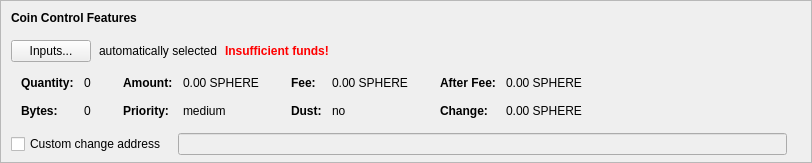
    <widget class="QFrame" name="frameCoinControl">
     <property name="sizePolicy">
      <sizepolicy hsizetype="Expanding" vsizetype="Expanding">
       <horstretch>0</horstretch>
       <verstretch>0</verstretch>
      </sizepolicy>
     </property>
     <property name="maximumSize">
      <size>
       <width>16777215</width>
       <height>16777215</height>
      </size>
     </property>
     <property name="frameShape">
      <enum>QFrame::StyledPanel</enum>
     </property>
     <property name="frameShadow">
      <enum>QFrame::Sunken</enum>
     </property>
     <layout class="QVBoxLayout" name="verticalLayoutCoinControl2">
      <property name="spacing">
       <number>0</number>
      </property>
      <property name="leftMargin">
       <number>0</number>
      </property>
      <property name="topMargin">
       <number>0</number>
      </property>
      <property name="rightMargin">
       <number>0</number>
      </property>
      <property name="bottomMargin">
       <number>6</number>
      </property>
      <item>
       <layout class="QVBoxLayout" name="verticalLayoutCoinControl" stretch="0,0,0,0,1">
        <property name="spacing">
         <number>0</number>
        </property>
        <property name="leftMargin">
         <number>10</number>
        </property>
        <property name="topMargin">
         <number>10</number>
        </property>
        <item>
         <layout class="QHBoxLayout" name="horizontalLayoutCoinControl1">
          <property name="bottomMargin">
           <number>15</number>
          </property>
          <item>
           <widget class="QLabel" name="labelCoinControlFeatures">
            <property name="sizePolicy">
             <sizepolicy hsizetype="Preferred" vsizetype="Maximum">
              <horstretch>0</horstretch>
              <verstretch>0</verstretch>
             </sizepolicy>
            </property>
            <property name="font">
             <font>
              <weight>75</weight>
              <bold>true</bold>
             </font>
            </property>
            <property name="styleSheet">
             <string notr="true">font-weight:bold;</string>
            </property>
            <property name="text">
             <string>Coin Control Features</string>
            </property>
           </widget>
          </item>
         </layout>
        </item>
        <item>
         <layout class="QHBoxLayout" name="horizontalLayoutCoinControl2" stretch="0,0,0,0">
          <property name="spacing">
           <number>8</number>
          </property>
          <property name="bottomMargin">
           <number>10</number>
          </property>
          <item>
           <widget class="QPushButton" name="pushButtonCoinControl">
            <property name="styleSheet">
             <string notr="true"/>
            </property>
            <property name="text">
             <string>Inputs...</string>
            </property>
            <property name="autoDefault">
             <bool>false</bool>
            </property>
           </widget>
          </item>
          <item>
           <widget class="QLabel" name="labelCoinControlAutomaticallySelected">
            <property name="text">
             <string>automatically selected</string>
            </property>
            <property name="margin">
             <number>5</number>
            </property>
           </widget>
          </item>
          <item>
           <widget class="QLabel" name="labelCoinControlInsuffFunds">
            <property name="font">
             <font>
              <weight>75</weight>
              <bold>true</bold>
             </font>
            </property>
            <property name="styleSheet">
             <string notr="true">color:red;font-weight:bold;</string>
            </property>
            <property name="text">
             <string>Insufficient funds!</string>
            </property>
            <property name="margin">
             <number>5</number>
            </property>
           </widget>
          </item>
          <item>
           <spacer name="horizontalSpacerCoinControl">
            <property name="orientation">
             <enum>Qt::Horizontal</enum>
            </property>
            <property name="sizeHint" stdset="0">
             <size>
              <width>40</width>
              <height>1</height>
             </size>
            </property>
           </spacer>
          </item>
         </layout>
        </item>
        <item>
         <widget class="QWidget" name="widgetCoinControl" native="true">
          <property name="sizePolicy">
           <sizepolicy hsizetype="Preferred" vsizetype="Preferred">
            <horstretch>0</horstretch>
            <verstretch>0</verstretch>
           </sizepolicy>
          </property>
          <property name="minimumSize">
           <size>
            <width>0</width>
            <height>0</height>
           </size>
          </property>
          <property name="styleSheet">
           <string notr="true"/>
          </property>
          <layout class="QHBoxLayout" name="horizontalLayoutCoinControl5">
           <property name="leftMargin">
            <number>0</number>
           </property>
           <property name="topMargin">
            <number>0</number>
           </property>
           <property name="rightMargin">
            <number>0</number>
           </property>
           <property name="bottomMargin">
            <number>0</number>
           </property>
           <item>
            <layout class="QHBoxLayout" name="horizontalLayoutCoinControl3" stretch="0,0,0,1">
             <property name="spacing">
              <number>20</number>
             </property>
             <property name="topMargin">
              <number>0</number>
             </property>
             <property name="bottomMargin">
              <number>10</number>
             </property>
             <item>
              <layout class="QFormLayout" name="formLayoutCoinControl1">
               <property name="horizontalSpacing">
                <number>10</number>
               </property>
               <property name="verticalSpacing">
                <number>14</number>
               </property>
               <property name="leftMargin">
                <number>10</number>
               </property>
               <property name="topMargin">
                <number>4</number>
               </property>
               <property name="rightMargin">
                <number>6</number>
               </property>
               <item row="0" column="0">
                <widget class="QLabel" name="labelCoinControlQuantityText">
                 <property name="font">
                  <font>
                   <weight>75</weight>
                   <bold>true</bold>
                  </font>
                 </property>
                 <property name="text">
                  <string>Quantity:</string>
                 </property>
                 <property name="margin">
                  <number>0</number>
                 </property>
                </widget>
               </item>
               <item row="0" column="1">
                <widget class="QLabel" name="labelCoinControlQuantity">
                 <property name="cursor">
                  <cursorShape>IBeamCursor</cursorShape>
                 </property>
                 <property name="contextMenuPolicy">
                  <enum>Qt::ActionsContextMenu</enum>
                 </property>
                 <property name="text">
                  <string notr="true">0</string>
                 </property>
                 <property name="margin">
                  <number>0</number>
                 </property>
                 <property name="textInteractionFlags">
                  <set>Qt::LinksAccessibleByMouse|Qt::TextSelectableByKeyboard|Qt::TextSelectableByMouse</set>
                 </property>
                </widget>
               </item>
               <item row="1" column="0">
                <widget class="QLabel" name="labelCoinControlBytesText">
                 <property name="font">
                  <font>
                   <weight>75</weight>
                   <bold>true</bold>
                  </font>
                 </property>
                 <property name="text">
                  <string>Bytes:</string>
                 </property>
                </widget>
               </item>
               <item row="1" column="1">
                <widget class="QLabel" name="labelCoinControlBytes">
                 <property name="cursor">
                  <cursorShape>IBeamCursor</cursorShape>
                 </property>
                 <property name="contextMenuPolicy">
                  <enum>Qt::ActionsContextMenu</enum>
                 </property>
                 <property name="text">
                  <string notr="true">0</string>
                 </property>
                 <property name="textInteractionFlags">
                  <set>Qt::LinksAccessibleByMouse|Qt::TextSelectableByKeyboard|Qt::TextSelectableByMouse</set>
                 </property>
                </widget>
               </item>
              </layout>
             </item>
             <item>
              <layout class="QFormLayout" name="formLayoutCoinControl2">
               <property name="horizontalSpacing">
                <number>10</number>
               </property>
               <property name="verticalSpacing">
                <number>14</number>
               </property>
               <property name="leftMargin">
                <number>6</number>
               </property>
               <property name="topMargin">
                <number>4</number>
               </property>
               <property name="rightMargin">
                <number>6</number>
               </property>
               <item row="0" column="0">
                <widget class="QLabel" name="labelCoinControlAmountText">
                 <property name="font">
                  <font>
                   <weight>75</weight>
                   <bold>true</bold>
                  </font>
                 </property>
                 <property name="text">
                  <string>Amount:</string>
                 </property>
                 <property name="margin">
                  <number>0</number>
                 </property>
                </widget>
               </item>
               <item row="0" column="1">
                <widget class="QLabel" name="labelCoinControlAmount">
                 <property name="cursor">
                  <cursorShape>IBeamCursor</cursorShape>
                 </property>
                 <property name="contextMenuPolicy">
                  <enum>Qt::ActionsContextMenu</enum>
                 </property>
                 <property name="text">
                  <string notr="true">0.00 SPHERE</string>
                 </property>
                 <property name="textInteractionFlags">
                  <set>Qt::LinksAccessibleByMouse|Qt::TextSelectableByKeyboard|Qt::TextSelectableByMouse</set>
                 </property>
                </widget>
               </item>
               <item row="1" column="0">
                <widget class="QLabel" name="labelCoinControlPriorityText">
                 <property name="font">
                  <font>
                   <weight>75</weight>
                   <bold>true</bold>
                  </font>
                 </property>
                 <property name="text">
                  <string>Priority:</string>
                 </property>
                </widget>
               </item>
               <item row="1" column="1">
                <widget class="QLabel" name="labelCoinControlPriority">
                 <property name="cursor">
                  <cursorShape>IBeamCursor</cursorShape>
                 </property>
                 <property name="contextMenuPolicy">
                  <enum>Qt::ActionsContextMenu</enum>
                 </property>
                 <property name="text">
                  <string>medium</string>
                 </property>
                 <property name="textInteractionFlags">
                  <set>Qt::LinksAccessibleByMouse|Qt::TextSelectableByKeyboard|Qt::TextSelectableByMouse</set>
                 </property>
                </widget>
               </item>
              </layout>
             </item>
             <item>
              <layout class="QFormLayout" name="formLayoutCoinControl3">
               <property name="horizontalSpacing">
                <number>10</number>
               </property>
               <property name="verticalSpacing">
                <number>14</number>
               </property>
               <property name="leftMargin">
                <number>6</number>
               </property>
               <property name="topMargin">
                <number>4</number>
               </property>
               <property name="rightMargin">
                <number>6</number>
               </property>
               <item row="0" column="0">
                <widget class="QLabel" name="labelCoinControlFeeText">
                 <property name="font">
                  <font>
                   <weight>75</weight>
                   <bold>true</bold>
                  </font>
                 </property>
                 <property name="text">
                  <string>Fee:</string>
                 </property>
                 <property name="margin">
                  <number>0</number>
                 </property>
                </widget>
               </item>
               <item row="0" column="1">
                <widget class="QLabel" name="labelCoinControlFee">
                 <property name="cursor">
                  <cursorShape>IBeamCursor</cursorShape>
                 </property>
                 <property name="contextMenuPolicy">
                  <enum>Qt::ActionsContextMenu</enum>
                 </property>
                 <property name="text">
                  <string notr="true">0.00 SPHERE</string>
                 </property>
                 <property name="textInteractionFlags">
                  <set>Qt::LinksAccessibleByMouse|Qt::TextSelectableByKeyboard|Qt::TextSelectableByMouse</set>
                 </property>
                </widget>
               </item>
               <item row="1" column="0">
                <widget class="QLabel" name="labelCoinControlLowOutputText">
                 <property name="font">
                  <font>
                   <weight>75</weight>
                   <bold>true</bold>
                  </font>
                 </property>
                 <property name="text">
                  <string>Dust:</string>
                 </property>
                </widget>
               </item>
               <item row="1" column="1">
                <widget class="QLabel" name="labelCoinControlLowOutput">
                 <property name="cursor">
                  <cursorShape>IBeamCursor</cursorShape>
                 </property>
                 <property name="contextMenuPolicy">
                  <enum>Qt::ActionsContextMenu</enum>
                 </property>
                 <property name="text">
                  <string>no</string>
                 </property>
                 <property name="textInteractionFlags">
                  <set>Qt::LinksAccessibleByMouse|Qt::TextSelectableByKeyboard|Qt::TextSelectableByMouse</set>
                 </property>
                </widget>
               </item>
              </layout>
             </item>
             <item>
              <layout class="QFormLayout" name="formLayoutCoinControl4">
               <property name="horizontalSpacing">
                <number>10</number>
               </property>
               <property name="verticalSpacing">
                <number>14</number>
               </property>
               <property name="leftMargin">
                <number>6</number>
               </property>
               <property name="topMargin">
                <number>4</number>
               </property>
               <property name="rightMargin">
                <number>6</number>
               </property>
               <item row="0" column="0">
                <widget class="QLabel" name="labelCoinControlAfterFeeText">
                 <property name="font">
                  <font>
                   <weight>75</weight>
                   <bold>true</bold>
                  </font>
                 </property>
                 <property name="text">
                  <string>After Fee:</string>
                 </property>
                 <property name="margin">
                  <number>0</number>
                 </property>
                </widget>
               </item>
               <item row="0" column="1">
                <widget class="QLabel" name="labelCoinControlAfterFee">
                 <property name="cursor">
                  <cursorShape>IBeamCursor</cursorShape>
                 </property>
                 <property name="contextMenuPolicy">
                  <enum>Qt::ActionsContextMenu</enum>
                 </property>
                 <property name="text">
                  <string notr="true">0.00 SPHERE</string>
                 </property>
                 <property name="textInteractionFlags">
                  <set>Qt::LinksAccessibleByMouse|Qt::TextSelectableByKeyboard|Qt::TextSelectableByMouse</set>
                 </property>
                </widget>
               </item>
               <item row="1" column="0">
                <widget class="QLabel" name="labelCoinControlChangeText">
                 <property name="font">
                  <font>
                   <weight>75</weight>
                   <bold>true</bold>
                  </font>
                 </property>
                 <property name="text">
                  <string>Change:</string>
                 </property>
                </widget>
               </item>
               <item row="1" column="1">
                <widget class="QLabel" name="labelCoinControlChange">
                 <property name="cursor">
                  <cursorShape>IBeamCursor</cursorShape>
                 </property>
                 <property name="contextMenuPolicy">
                  <enum>Qt::ActionsContextMenu</enum>
                 </property>
                 <property name="text">
                  <string notr="true">0.00 SPHERE</string>
                 </property>
                 <property name="textInteractionFlags">
                  <set>Qt::LinksAccessibleByMouse|Qt::TextSelectableByKeyboard|Qt::TextSelectableByMouse</set>
                 </property>
                </widget>
               </item>
              </layout>
             </item>
            </layout>
           </item>
          </layout>
         </widget>
        </item>
        <item>
         <layout class="QHBoxLayout" name="horizontalLayoutCoinControl4" stretch="0,0,0">
          <property name="spacing">
           <number>12</number>
          </property>
          <property name="sizeConstraint">
           <enum>QLayout::SetDefaultConstraint</enum>
          </property>
          <property name="topMargin">
           <number>5</number>
          </property>
          <property name="rightMargin">
           <number>5</number>
          </property>
          <item>
           <widget class="QCheckBox" name="checkBoxCoinControlChange">
            <property name="toolTip">
             <string>If this is activated, but the change address is empty or invalid, change will be sent to a newly generated address.</string>
            </property>
            <property name="text">
             <string>Custom change address</string>
            </property>
           </widget>
          </item>
          <item>
           <widget class="QValidatedLineEdit" name="lineEditCoinControlChange">
            <property name="enabled">
             <bool>false</bool>
            </property>
            <property name="sizePolicy">
             <sizepolicy hsizetype="Expanding" vsizetype="Fixed">
              <horstretch>0</horstretch>
              <verstretch>0</verstretch>
             </sizepolicy>
            </property>
           </widget>
          </item>
          <item>
           <widget class="QLabel" name="labelCoinControlChangeLabel">
            <property name="sizePolicy">
             <sizepolicy hsizetype="Preferred" vsizetype="Expanding">
              <horstretch>0</horstretch>
              <verstretch>0</verstretch>
             </sizepolicy>
            </property>
            <property name="minimumSize">
             <size>
              <width>0</width>
              <height>0</height>
             </size>
            </property>
            <property name="text">
             <string/>
            </property>
            <property name="margin">
             <number>3</number>
            </property>
           </widget>
          </item>
         </layout>
        </item>
        <item>
         <spacer name="verticalSpacerCoinControl">
          <property name="orientation">
           <enum>Qt::Vertical</enum>
          </property>
          <property name="sizeHint" stdset="0">
           <size>
            <width>800</width>
            <height>1</height>
           </size>
          </property>
         </spacer>
        </item>
       </layout>
      </item>
     </layout>
    </widget>
